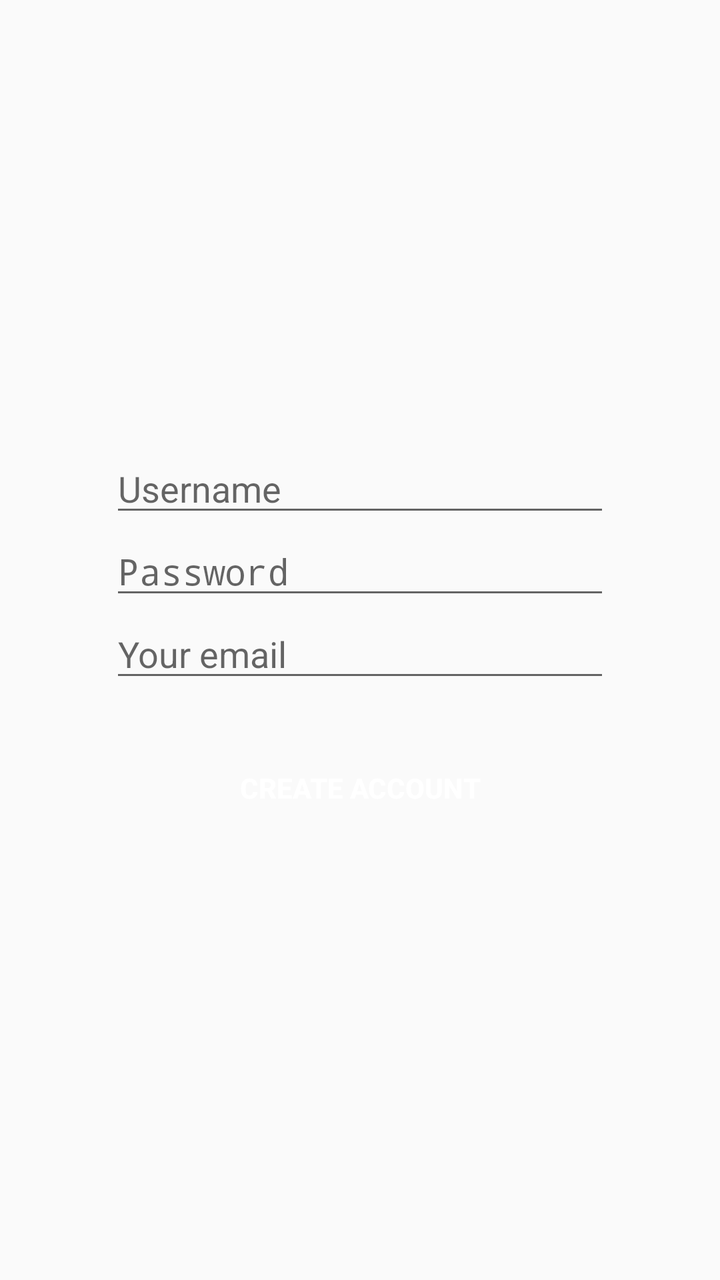
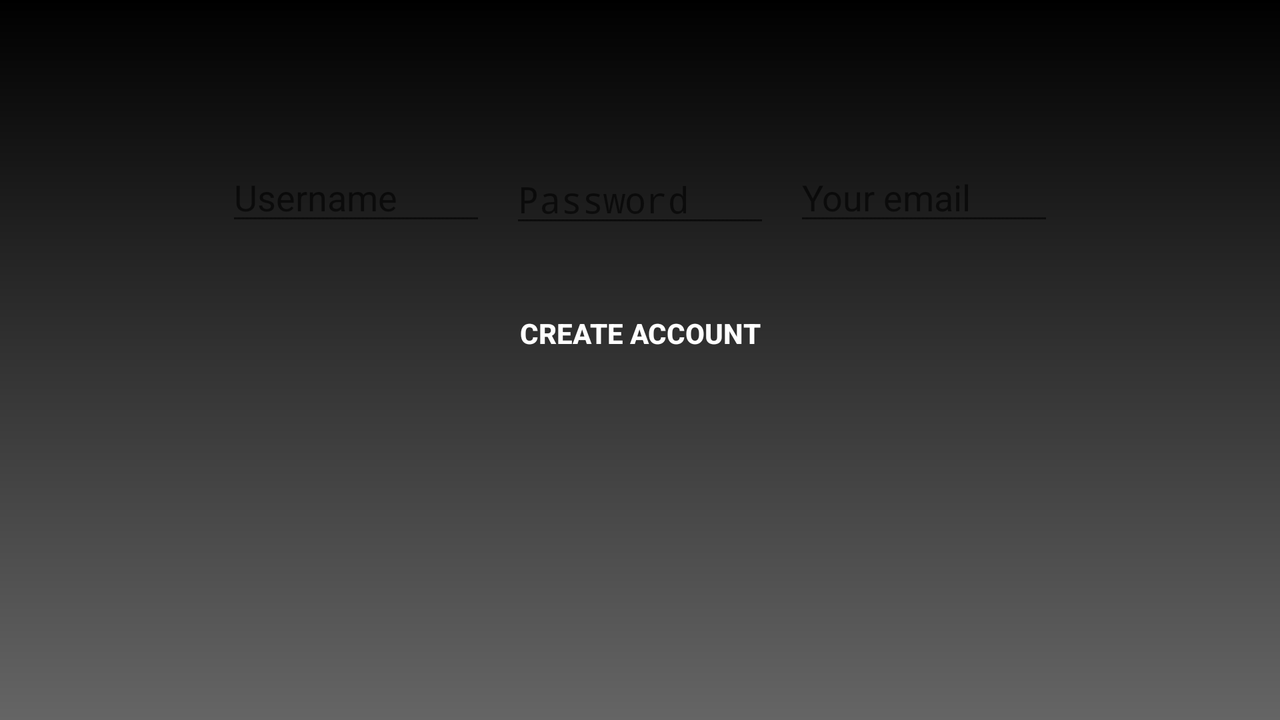

An Android layout and its configuration variant, each rendered on a device that would load it. The default file and the variant file are quoted in full after the pictures.
<!-- AndroidManifest.xml: application theme BaseTheme -->
<!-- res/layout/signup.xml -->
<?xml version="1.0" encoding="utf-8"?>
<LinearLayout
	xmlns:android="http://schemas.android.com/apk/res/android"
	android:layout_width="match_parent"
	android:layout_height="match_parent"
	android:gravity="center"
	android:orientation="vertical"
	android:paddingLeft="10dp"
	android:paddingRight="10dp"
	android:paddingTop="20dp"
	android:paddingBottom="20dp">

	<EditText
		android:id="@+id/username"
		android:layout_width="250dp"
		android:layout_height="wrap_content"
		android:hint="@string/signup_username"
		android:maxLines="1"
		android:singleLine="true"
		android:inputType="textNoSuggestions" />

	<EditText
		android:id="@+id/password"
		android:layout_width="250dp"
		android:layout_height="wrap_content"
		android:hint="@string/signup_password"
		android:maxLines="1"
		android:singleLine="true"
		android:inputType="textPassword" />

	<EditText
		android:id="@+id/email"
		android:layout_width="250dp"
		android:layout_height="wrap_content"
		android:hint="@string/signup_email"
		android:maxLines="1"
		android:singleLine="true"
		android:inputType="textEmailAddress" />

	<Button
		android:id="@+id/create_account_button"
		android:layout_width="250dp"
		android:layout_height="wrap_content"
		android:layout_marginTop="24dip"
		android:background="@drawable/sign_in_button"
		android:text="@string/signup_create_account"
		android:textColor="#fff"
		android:textStyle="bold" />
</LinearLayout>
<!-- resources referenced by this layout -->
<resources>
  <!-- drawable sign_in_button (drawable) -->
  <?xml version="1.0" encoding="utf-8"?>
  <selector xmlns:android="http://schemas.android.com/apk/res/android">
  	<item android:drawable="@drawable/sign_in_button_focus" android:state_enabled="true" android:state_focused="true" />
  	<item android:drawable="@drawable/sign_in_button_focus" android:state_enabled="true" android:state_pressed="true" />
  	<item android:drawable="@drawable/sign_in_button_black" />
  </selector>
  <string name="signup_create_account">Create Account</string>
  <string name="signup_email">Your email</string>
  <string name="signup_password">Password</string>
  <string name="signup_username">Username</string>
  <!-- from res/values-v21/ -->
  <style name="BaseTheme" parent="android:Theme.Material.Light.DarkActionBar" />
</resources>
<!-- res/layout-land/signup.xml (the repository's variant of the layout above) -->
<!-- drawn on the phone turned sideways -->
<?xml version="1.0" encoding="utf-8"?>
<LinearLayout
	xmlns:android="http://schemas.android.com/apk/res/android"
	android:layout_width="fill_parent"
	android:layout_height="fill_parent"
	android:background="@drawable/black_gradient"
	android:gravity="center_horizontal"
	android:orientation="vertical">

	<ImageView
		android:id="@+id/ImageView01"
		android:layout_width="wrap_content"
		android:layout_height="wrap_content"
		android:layout_margin="48dip"
		android:background="@drawable/sign_in_logo"></ImageView>

	<LinearLayout
		android:layout_width="fill_parent"
		android:layout_height="wrap_content"
		android:layout_marginTop="-20dip"
		android:gravity="center_horizontal"
		android:orientation="horizontal">

		<EditText
			android:id="@+id/username"
			android:layout_width="130dip"
			android:layout_height="wrap_content"
			android:layout_marginRight="12dip"
			android:hint="@string/signup_username"
			android:maxLines="1"
			android:nextFocusDown="@id/password"
			android:singleLine="true" />

		<EditText
			android:id="@+id/password"
			android:layout_width="130dip"
			android:layout_height="wrap_content"
			android:layout_marginTop="1dip"
			android:hint="@string/signup_password"
			android:maxLines="1"
			android:nextFocusDown="@id/email"
			android:password="true"
			android:singleLine="true" />

		<EditText
			android:id="@+id/email"
			android:layout_width="130dip"
			android:layout_height="wrap_content"
			android:layout_marginLeft="12dip"
			android:hint="@string/signup_email"
			android:maxLines="1"
			android:singleLine="true" />
	</LinearLayout>

	<Button
		android:id="@+id/create_account_button"
		android:layout_width="200dip"
		android:layout_height="wrap_content"
		android:layout_marginTop="24dip"
		android:background="@drawable/sign_in_button"
		android:text="@string/signup_create_account"
		android:textColor="#fff"
		android:textStyle="bold" />
</LinearLayout>
<!-- resources referenced by the variant -->
<!-- as the phone turned sideways resolves them -->
<resources>
  <!-- drawable black_gradient (drawable) -->
  <shape xmlns:android="http://schemas.android.com/apk/res/android"
         android:shape="rectangle">
  	<gradient
  		android:angle="270"
  		android:endColor="#656565"
  		android:startColor="#000000" />
  </shape>
  <!-- drawable sign_in_button (drawable) -->
  <?xml version="1.0" encoding="utf-8"?>
  <selector xmlns:android="http://schemas.android.com/apk/res/android">
  	<item android:drawable="@drawable/sign_in_button_focus" android:state_enabled="true" android:state_focused="true" />
  	<item android:drawable="@drawable/sign_in_button_focus" android:state_enabled="true" android:state_pressed="true" />
  	<item android:drawable="@drawable/sign_in_button_black" />
  </selector>
  <string name="signup_create_account">Create Account</string>
  <string name="signup_email">Your email</string>
  <string name="signup_password">Password</string>
  <string name="signup_username">Username</string>
  <!-- from res/values-v21/ -->
  <style name="BaseTheme" parent="android:Theme.Material.Light.DarkActionBar" />
</resources>
